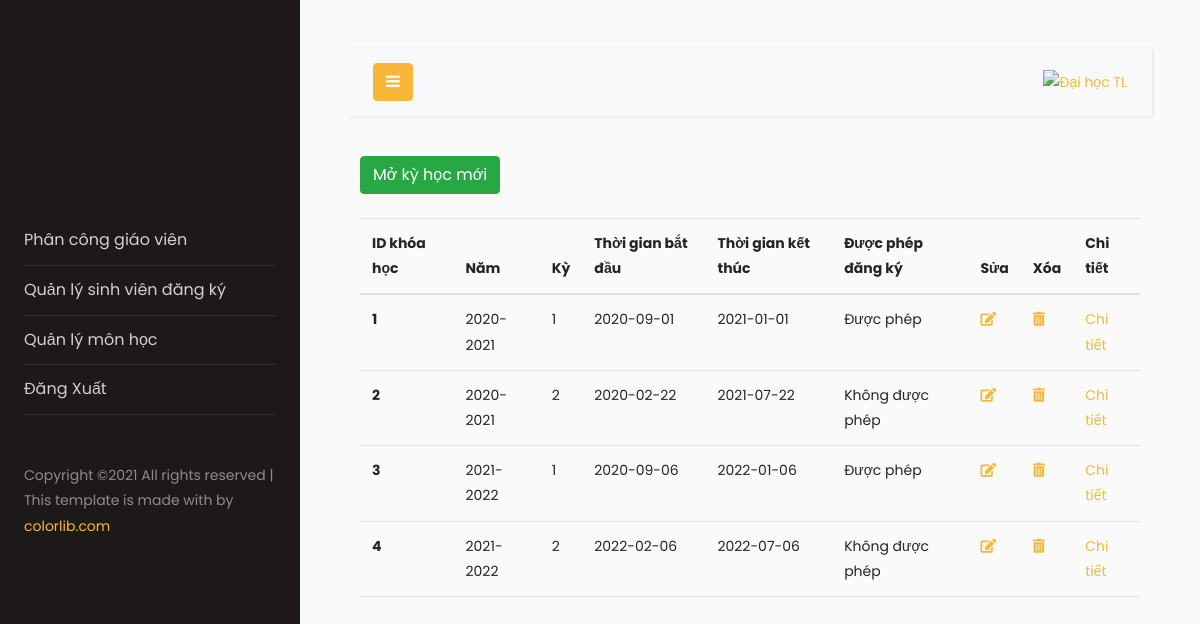
The app's page /admin/index.php (signed in) with its own data.
### tables this page shows
CREATE TABLE `khoahoc` (
  `MaKH` int(11) NOT NULL,
  `Ten` varchar(225) NOT NULL,
  `Ky` int(11) NOT NULL,
  `ThoiGianBatDau` date DEFAULT NULL,
  `ThoiGianKetThuc` date DEFAULT NULL,
  `DuocDangKy` tinyint(1) NOT NULL DEFAULT 1
);

### admin/index.php (the view)
<?php
include("./header.php");
?>
<main>
    <div class="container-sm my-4">
        <a href="themKhoaHoc.php" class="btn btn-success">Mở kỳ học mới</a>
    </div>
    <div class="container-sm my-3">
        <table class="table">
            <thead>
                <tr>
                    <th scope="col">ID khóa học</th>
                    <th scope="col">Năm</th>
                    <th scope="col">Kỳ</th>
                    <th scope="col">Thời gian bắt đầu</th>
                    <th scope="col">Thời gian kết thúc</th>
                    <th scope="col">Được phép đăng ký</th>
                    <th scope="col">Sửa</th>
                    <th scope="col">Xóa</th>
                    <th scope="col">Chi tiết</th>
                </tr>
            </thead>
            <tbody>
                <?php
                include("./config/db.php");
                $sql = "SELECT * FROM khoahoc";
                $result = mysqli_query($connect, $sql);
                $count = mysqli_num_rows($result);
                if ($count > 0) {
                    while ($row = mysqli_fetch_assoc($result)) {
                        echo '<tr>';
                        echo '<th scope="row">' . $row['MaKH']. '</th>';
                        echo '<td>' . $row['Ten'] . '</td>';
                        echo '<td>' . $row['Ky'] . '</td>';
                        echo '<td>' . $row['ThoiGianBatDau'] . '</td>';
                        echo '<td>' . $row['ThoiGianKetThuc'] . '</td>';
                        if ($row['DuocDangKy'] == 1) {
                            echo '<td>' . 'Được phép' . '</td>';
                        } else
                            echo '<td>' . 'Không được phép' . '</td>';
                        echo '<td><a href="suaKhoaHoc.php?MaKH=' . $row['MaKH'] . '"><i class="fas fa-edit"></i></a></td>';
                        echo '<td><a href="xoaKhoaHoc.php?MaKH=' . $row['MaKH'] . '"><i class="fas fa-trash-alt"></i></a></td>';
                        echo '<td><a href="chiTietKhoaHoc.php?MaKH=' . $row['MaKH'] . '">Chi tiết</a></td>';
                        echo '</tr>';
                    }
                }
                ?>
            </tbody>
        </table>
    </div>
</main>
<?php
include("./footer.php")
?>

### records on screen
khoahoc: MaKH "1", Ten "2020-2021", Ky "1", ThoiGianBatDau "2020-09-01", ThoiGianKetThuc "2021-01-01", DuocDangKy "Được phép"
khoahoc: MaKH "2", Ten "2020-2021", Ky "2", ThoiGianBatDau "2020-02-22", ThoiGianKetThuc "2021-07-22", DuocDangKy "Không được phép"
khoahoc: MaKH "3", Ten "2021-2022", Ky "1", ThoiGianBatDau "2020-09-06", ThoiGianKetThuc "2022-01-06", DuocDangKy "Được phép"
khoahoc: MaKH "4", Ten "2021-2022", Ky "2", ThoiGianBatDau "2022-02-06", ThoiGianKetThuc "2022-07-06", DuocDangKy "Không được phép"
